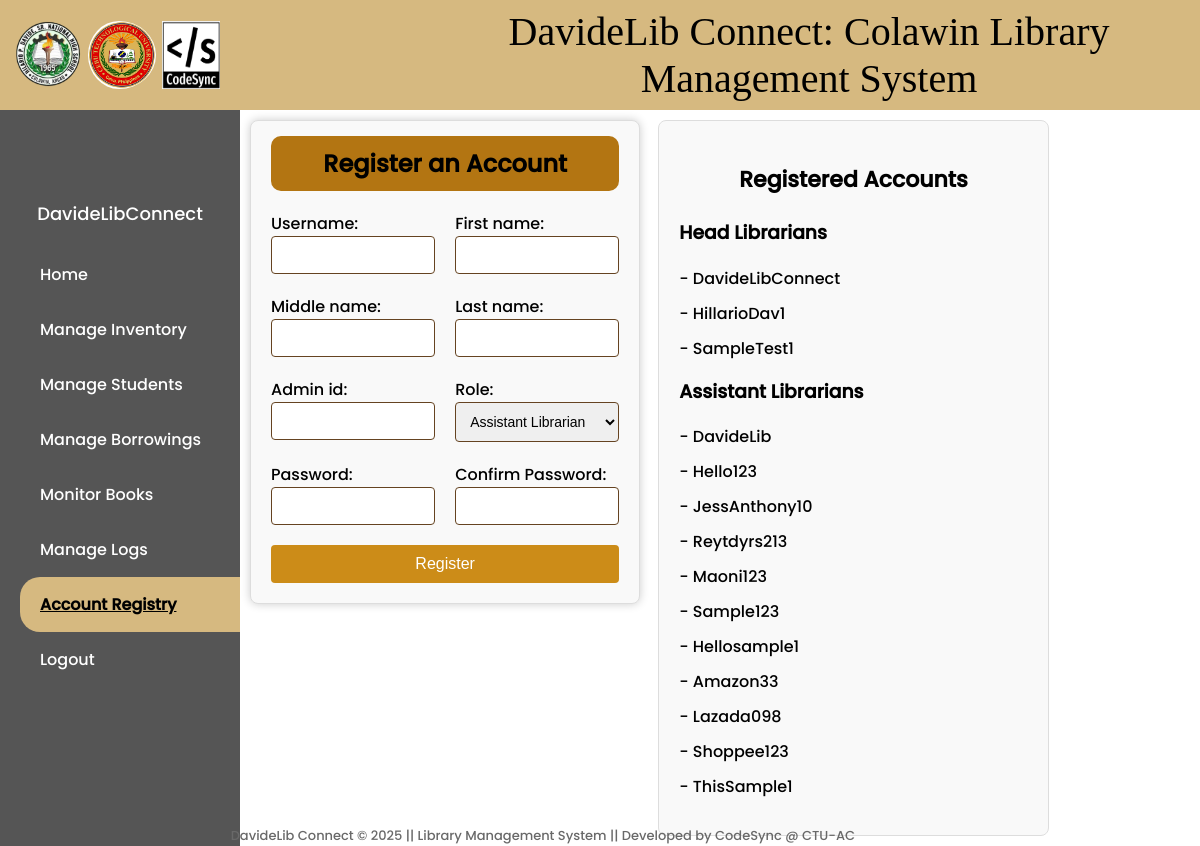
Page /register/ (signed in) on the committed database.
### library/models.py (models this page shows, shortened)
class CustomUser(AbstractBaseUser, PermissionsMixin):
    HEAD_LIBRARIAN = 'Head Librarian'
    ASSISTANT_LIBRARIAN = 'Assistant Librarian'
    ROLE_CHOICES = (
        ('Head Librarian', 'Head Librarian'),
        ('Assistant Librarian', 'Assistant Librarian'),
    )
    username = models.CharField(max_length=150, unique=True)
    first_name = models.CharField(max_length=30)
    middle_name = models.CharField(max_length=30, blank=True)
    last_name = models.CharField(max_length=30)
    admin_id = models.CharField(max_length=255, unique=True)
    is_staff = models.BooleanField(default=False)
    is_active = models.BooleanField(default=True)
    is_superuser = models.BooleanField(default=False)
    role = models.CharField(max_length=20, choices=ROLE_CHOICES, default='Assistant Librarian')
    objects = CustomUserManager()
    USERNAME_FIELD = 'username'
    REQUIRED_FIELDS = ['first_name', 'last_name', 'admin_id']

### library/views.py (the view)
# urls.py: path('register/', views.register, name='register'),
@login_required
@user_passes_test(is_head_librarian)
def register(request):
    if request.method == 'POST':
        form = CustomUserCreationForm(request.POST)
        if form.is_valid():
            form.save()
            messages.success(request, 'Assistant Librarian registered successfully.')
        else:
            messages.error(request, 'Registration failed. Please check the form.')
    else:
        form = CustomUserCreationForm()
    all_users = CustomUser.objects.all()
    head_librarians = all_users.filter(is_staff=True)
    assistant_librarians = all_users.filter(is_staff=False)
    context = {
        'form': form,
        'head_librarians': head_librarians,
        'assistant_librarians': assistant_librarians,
        'user': request.user  # Ensure user object is available in template
    }
    return render(request, 'library/RegisterLog.html', context)

### library/forms.py (shortened to what this page needs)
class CustomUserCreationForm(UserCreationForm):
    password1 = forms.CharField(widget=forms.PasswordInput, label="Password")
    password2 = forms.CharField(widget=forms.PasswordInput, label="Confirm Password")
    class Meta:
        model = CustomUser
        fields = ['username', 'first_name', 'middle_name', 'last_name', 'admin_id', 'password1', 'password2', 'role']
        widgets = {
            'role': forms.Select(choices=CustomUser.ROLE_CHOICES),
        }

### library/context_processors.py (called while the page is built)
def navbar_context(request):
    username = None
    if request.user.is_authenticated:
        username = request.user.username
    return {'username': username}

### library/views.py (called while the page is built)
def is_head_librarian(user):
    return user.role == 'Head Librarian'

### library/templates/library/RegisterLog.html (shortened to what this page needs)
{% extends 'main.html' %}
{% load static %}
{% block content %}
<!DOCTYPE html>
<html>
<head>
    {% block css %}
    <link rel="stylesheet" type="text/css" href="{% static 'styles/RegisterLog.css' %}">
    {% endblock %}
</head>
<body>
    <div class="main-content">
    <div class="container">
        <div class="form-container">
            <div class="form-panel">
                <h2>Register an Account</h2>
                <form method="post">
                    <div class="form-group">
                        {{ form.username.label_tag }}
                        {{ form.username }}
                    </div>
                    <div class="form-group">
                        {{ form.first_name.label_tag }}
                        {{ form.first_name }}
                    </div>
                    <div class="form-group">
                        {{ form.middle_name.label_tag }}
                        {{ form.middle_name }}
                    </div>
                    <div class="form-group">
                        {{ form.last_name.label_tag }}
                        {{ form.last_name }}
                    </div>
                    <div class="form-group">
                        {{ form.admin_id.label_tag }}
                        {{ form.admin_id }}
                    </div>
                    <div class="form-group">
                        {{ form.role.label_tag }}
                        {{ form.role }}
                    </div>
                    <div class="form-group">
                        {{ form.password1.label_tag }}
                        {{ form.password1 }}
                    </div>
                    <div class="form-group">
                        {{ form.password2.label_tag }}
                        {{ form.password2 }}
                    </div>
                    <button type="submit" class="btn-register">Register</button>
                </form>
            </div>
        </div>
        <div class="accounts-container">
            <p style="align-items: center; font-size: 22px; font-weight: bold; text-align: center;">Registered Accounts</p>
            <h3>Head Librarians</h3>
            <ul>
                {% for head_librarian in head_librarians %}
                <li>{{ head_librarian.get_full_name }} - {{ head_librarian.username }}</li>
                {% empty %}
                <li>No head librarians found.</li>
                {% endfor %}
            </ul>
            <h3>Assistant Librarians</h3>
            <ul>
                {% for assistant_librarian in assistant_librarians %}
                <li>{{ assistant_librarian.get_full_name }} - {{ assistant_librarian.username }}</li>
                {% empty %}
                <li>No assistant librarians found.</li>
                {% endfor %}
            </ul>
        </div>
    </div>
</div>
</body>
</html>
{% endblock %}

### templates/navbar.html (shortened to what this page needs)
{% load static %}
{% block content %}
<!DOCTYPE html>
<html lang="en">
<head>
</head>
<body>
    <div class="header">
        <img src="{% static 'images/hpdslogo.png' %}" alt="logo" style="width: 68px; height: 68px; border-radius: 50%; padding-left: 6px; ">
        <img src="{% static 'images/ctu.png' %}" alt="logo" style="width: 68px; height: 68px; border-radius: 50%; padding-left: 6px;">
        <img src="{% static 'images/Codesynlogo.png' %}" alt="logo" style="width: 58px; height: 68px; padding-left: 6px;">
        <p class="title">DavideLib Connect: Colawin Library Management System</p>
    </div>
    <div class="sidebar" >
        <div class="profile" {% if user.role == 'Head Librarian' or user.role == 'Assistant Librarian' %} style="display: contents;" {% else %} style="display: none;" {% endif %}>
            <div class="profile-pic"></div>
            <div class="username">{{ username }}</div>
        </div>
        <ul class="menu" {% if user.role != 'Head Librarian' and user.role != 'Assistant Librarian' %} style="display: none;" {% endif %}>
            <li><a href="{% url 'home' %}" class="{% if request.resolver_match.url_name == 'home' %}active{% endif %}">Home</a></li>
            {% if user.role == 'Head Librarian' %}
                <li><a href="{% url 'book-list' %}" class="{% if request.resolver_match.url_name == 'book-list' %}active{% endif %}">Manage Inventory</a></li>
            {% endif %}
            <li><a href="{% url 'borrower-list' %}" class="{% if request.resolver_match.url_name == 'borrower-list' %}active{% endif %}">Manage Students</a></li>
            <li><a href="{% url 'borrow-slip-list' %}" class="{% if request.resolver_match.url_name == 'borrow-slip-list' %}active{% endif %}">Manage Borrowings</a></li>
            <li><a href="{% url 'monitor-borrowed-books' %}" class="{% if request.resolver_match.url_name == 'monitor-borrowed-books' %}active{% endif %}">Monitor Books</a></li>
            <li><a href="{% url 'attendance-list' %}" class="{% if request.resolver_match.url_name == 'attendance-list' %}active{% endif %}">Manage Logs</a></li>
            {% if user.role == 'Head Librarian' %}
                <li><a href="{% url 'register' %}" class="{% if request.resolver_match.url_name == 'register' %}active{% endif %}">Account Registry</a></li>
            {% endif %}
            <li><a href="#" onclick="confirmLogout()">Logout</a></li>
        </ul>
    </div>
    <span class="footer">DavideLib Connect © 2025 || Library Management System || Developed by CodeSync @ CTU-AC</span>
</body>
</html>
{% endblock %}

### static/styles/main.css (style rules this page uses)
body, html { margin: 0; padding: 0; font-family: 'Poppins', sans-serif; }
.header { background-color: #77A681; height: 70px; color: white; text-align: center; padding: 20px; width: 100%; position: fixed; top: 0; left: 0; }
.sidebar { background-color: #555; width: 200px; position: fixed; top: 70px; height: calc(100% - 70px); overflow: auto; padding: 20px; color: white; }

### static/styles/RegisterLog.css (style rules this page uses)
.main-content { display: flex; margin-left: 240px; margin-top: 90px; padding: 10px; }
h2 { margin-top: -5px; text-align: center; padding: 10px; background-color: #b37512; border-radius: 10px; }
form { display: grid; grid-template-columns: 1fr 1fr; grid-gap: 20px; width: 100%; }
.form-panel { margin-top: 20px; width: 50%; background-color: #eae0a4; padding: 20px; border-radius: 4px; border: 1px solid #ddd; box-shadow: 0 0 10px rgba(0,0,0,0.2); }
.form-group { display: flex; flex-direction: column; }
.form-group input, .form-group select { width: 100%; padding: 10px; font-size: 14px; border: 1px solid #654321; border-radius: 4px; box-sizing: border-box; }
.btn-register { grid-column: span 2; padding: 10px; background-color: #CC8C18; color: white; border: none; border-radius: 4px; font-size: 16px; cursor: pointer; }

### templates/navbar.html (style rules this page uses)
body, html { margin: 0; padding: 0; font-family: 'Poppins', sans-serif; }
.header { background-color: #D6B980; height: 70px; color: white; text-align: center; padding: 20px; width: 100%; position: fixed; top: 0; left: 0; z-index: 1000; display: flex; padding-left: 8px; align-items: center; }
.title { font-family: 'Blue'; padding-left: 190px; font-size: 40px; color: black; }
.sidebar { background-color: #555; width: 200px; position: fixed; top: 110px; height: calc(100% - 110px); overflow: auto; padding: 20px; color: white; display: flex; flex-direction: column; align-items: center; overflow-y: auto; overflow-x: hidden; z-index: 100; }
.profile { margin-top: 10px; display: contents; }
.profile-pic { margin-left: 12px; width: 65px; height: 65px; background-image: url('/static/images/user.png'); background-size: cover; background-position: center; border-radius: 50%; margin-bottom: 5px; }
.username { font-size: 18px; }
.menu { list-style: none; padding: 0; width: 100%; margin-top: 20px; }
.menu li { width: 100%; }
.menu li a { display: block; width: 100%; padding: 15px 20px; text-decoration: none; color: #fff; text-align: left; }
.menu li a.active { background-color: #D6B980; color: black; border-radius: 20px; text-decoration: underline; font-weight: bold; }
.footer { position: fixed; bottom: 0; right: 345px; font-size: 13px; color: dimgray; z-index: 1000; }

### library/templates/library/RegisterLog.html (style rules this page uses)
.container { display: flex; justify-content: space-between; align-items: flex-start; gap: 60px; }
.form-container, .accounts-container { width: 48%; }
.form-panel { padding: 20px; border: 1px solid #ddd; border-radius: 8px; background-color: #f9f9f9; width: 100%; }
.accounts-container { padding: 20px; border: 1px solid #ddd; border-radius: 8px; background-color: #f9f9f9; margin-top: 20px; }
.accounts-container h3 { margin-top: 0; }
.accounts-container ul { list-style: none; padding: 0; }
.accounts-container li { margin-bottom: 10px; }

### rows in the picture
CustomUser: username "DavideLibConnect"
CustomUser: username "HillarioDav1"
CustomUser: username "SampleTest1"
CustomUser: username "DavideLib"
CustomUser: username "Hello123"
CustomUser: username "JessAnthony10"
CustomUser: username "Reytdyrs213"
CustomUser: username "Maoni123"
CustomUser: username "Sample123"
CustomUser: username "Hellosample1"
CustomUser: username "Amazon33"
CustomUser: username "Lazada098"
CustomUser: username "Shoppee123"
CustomUser: username "ThisSample1"
